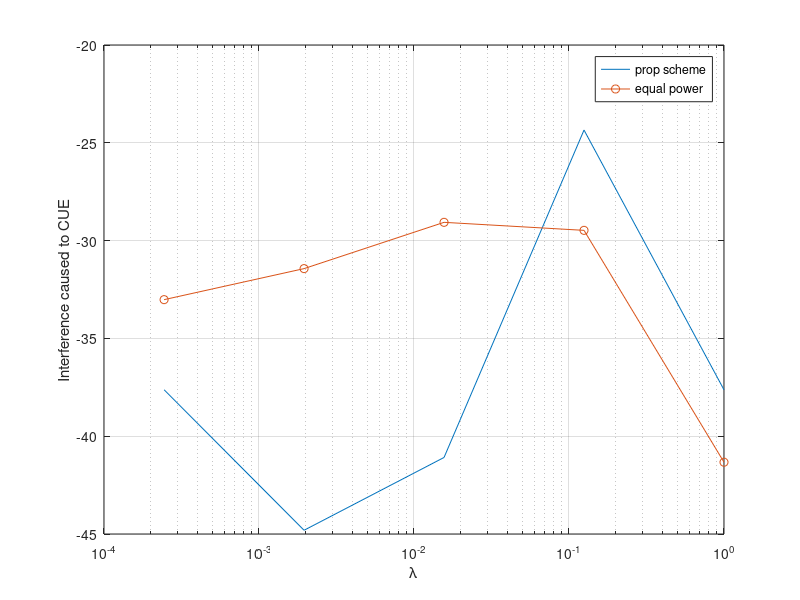

Reproduce this figure in MATLAB.
clc;
clear all;
close all;
x = [0.000244140625 0.001953125 0.015625 0.125 1];
%y1 = [ 1.173  1.505  1.114  2.027  1.923]; for due
%y2 = [ 4.608  5.898  4.793  5.852  9.248]; for due

%for cue
y1=[-37.625 -44.809 -41.087 -24.348 -37.629];
y2=[-33.019 -31.432 -29.066 -29.476 -41.330];
semilogx(x,y1,x,y2,'-o')
%xticks(0:10:50)
legend('prop scheme','equal power')
xlabel('λ') 
ylabel('Interference caused to CUE') 
grid on

%Rate(DUE): DNN (Test) =  [[ 1.173  1.505  1.114  2.027  1.923]]
%Rate(CUE): DNN(Test) =  [[ 5.188  5.613  6.751  4.688  5.738]]

%Rate(DUE): EQ  =  [[ 4.608  5.898  4.793  5.852  9.248]]
%Rate(CUE): EQ  =  [[ 3.633  4.210  4.607  4.368  5.014]]

%interf test [[-37.625 -44.809 -41.087 -24.348 -37.629]
%Inter: EQ  =  [[-33.019 -31.432 -29.066 -29.476 -41.330]]

%lambda=0.0009765625,0.001953125,0.00390625,0.0078125,0.015625,0.125,1

%lambda for div by 8
%0.000244140625,0.001953125,0.015625,0.125,1
